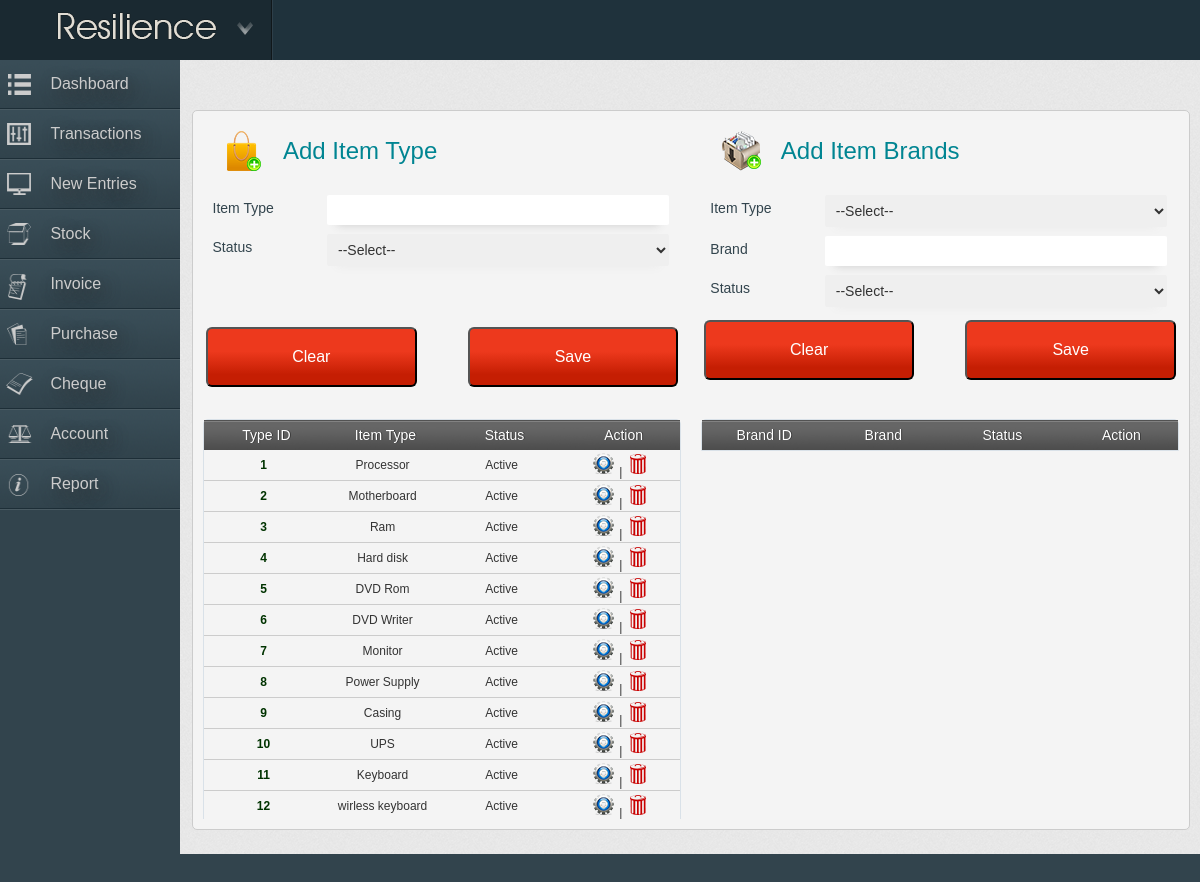
Screenshot of /new-entries/brands.php (signed in) with the database file from the repository.
### tables this page shows
CREATE TABLE IF NOT EXISTS `_itemtype` (
  `typeid` int(11) NOT NULL AUTO_INCREMENT,
  `type` varchar(500) DEFAULT NULL,
  `status` char(1) DEFAULT 'A',
  PRIMARY KEY (`typeid`)
);

### new-entries/brands.php (the view, shortened to what this page needs)
<?php
	$dabasehandle=new _handledatabase();
	$dabasehandle->_connectHost();
?>
<!DOCTYPE html PUBLIC "-//W3C//DTD XHTML 1.0 Transitional//EN" "http://www.w3.org/TR/xhtml1/DTD/xhtml1-transitional.dtd">
<html xmlns="http://www.w3.org/1999/xhtml">
<head>
<link rel="stylesheet" type="text/css" href="../css/style.css"/>
<link href="SpryAssets/SpryValidationTextField.css" rel="stylesheet" type="text/css" />
<link href="SpryAssets/SpryValidationTextarea.css" rel="stylesheet" type="text/css" />
<link href="SpryAssets/SpryValidationSelect.css" rel="stylesheet" type="text/css" />
</head>
<body>
<div id="main-container">
    <div class="row-container">
        <?php require("../header.php"); ?>
    </div>
    <div class="row-container">
    	<div id="left-column">
            <?php require("../menu.php"); ?>
        </div>
        <div id="right-column">
        	<div class="main-text-container">
                <form action="brands.php" name="itemtype" method="post">
        <div class="system-left-column">
        	<div class="row-container" style="margin-bottom:20px;">
                	<div class="system-heading">
                    <table width="100%" border="0" cellspacing="0" cellpadding="0">
                    <tr>
                    <td width="60" align="right"><img src="../images/itm.png" /></td>
                    <td align="left">&nbsp;&nbsp;&nbsp;Add Item Type </td>
                    </tr>
                    </table>
                    </div>
                </div>
            <div class="row-container" >
                <div class="system-text">
                	Item Type
                </div>
                <div class="system-textbox">
                    <input class="s-textbox" type="text" name="type" value="<?php if(isset($_GET['typeid'])){echo $dabasehandle->_getInfo("SELECT type FROM  _itemtype WHERE typeid='".$_GET['typeid']."'","type"); }?>" />
                </div>
            </div>
            <div class="row-container" >
                <div class="system-text">
                	Status
                </div>
                <div class="system-textbox">
                <select class="s-combotbox" name="typestatus">
                        <option value="--Select--" selected="selected">--Select--</option>
                        </select>
                </div>
            </div>
            <div class="row-container" style="margin-top:53px;">
                <table width="100%" border="0">
                    <tr>
                        <td width="50%"><input type="reset" name="clear" class="system-btn-left" value="Clear" onclick="location.reload();" /></td>
                        <td width="50%"><input type="submit" name="typesave" class="system-btn-right" value="<?php if(isset($_GET['typeaction'])){ if($_GET['typeaction']=="Edit"){ echo "Update";}elseif($_GET['typeaction']=="Delete"){ echo "Delete";}else{ echo "Save";}}else{ echo "Save";} ?>"<?php if(isset($_GET['typeaction']) and ($_GET['typeaction']=="search")){ ?> disabled="disabled" <?php }?> /></td>
                    </tr>
                </table>
            </div>
        </div>
        </form>
        <form name="itembrandds" action="brands.php" method="post">
        <div class="system-right-column">
        	<div class="row-container" style="margin-bottom:20px;">
                	<div class="system-heading">
                    <table width="100%" border="0" cellspacing="0" cellpadding="0">
                    <tr>
                    <td width="60" align="right"><img src="../images/itmtype.png" /></td>
                    <td align="left">&nbsp;&nbsp;&nbsp;Add Item Brands </td>
                    </tr>
                    </table>
                    </div>
                </div>
            <div class="row-container" >
                <div class="system-text">
                	Item Type
                </div>
                <div class="system-textbox">
                <select name="type" class="s-combotbox">
                	<option value="--Select--" selected="selected">--Select--</option>
                </select>
                </div>
            </div>
             <div class="row-container" >
                <div class="system-text">
                	Brand
                </div>
                <div class="system-textbox">
                <input type="text" name="brand" class="s-textbox" value="<?php if(isset($_GET['brandid'])){echo $dabasehandle->_getInfo("SELECT brand FROM _itembrand WHERE brandid='".$_GET['brandid']."'","brand"); }?>" />
                </div>
            </div>
             <div class="row-container" >
                <div class="system-text">
                	Status
                </div>
                <div class="system-textbox">
                <select name="brandstatus" class="s-combotbox">
                            <option value="--Select--" selected="selected">--Select--</option>
                        </select>
                </div>
            </div>
             <div class="row-container" style="margin:5px 0px;">
                <table width="100%" border="0">
                    <tr>
                        <td width="50%"><input type="reset" name="clear" class="system-btn-left" value="Clear" onclick="location.reload();" /></td>
                        <td width="50%"><input type="submit" name="brandsave" class="system-btn-right" value="<?php if(isset($_GET['brandaction'])){ if($_GET['brandaction']=="Edit"){ echo "Update";}elseif($_GET['brandaction']=="Delete"){ echo "Delete";}else{ echo "Save";}}else{ echo "Save";} ?>"<?php if(isset($_GET['brandaction']) and ($_GET['brandaction']=="search")){ ?> disabled="disabled" <?php }?> /></td>
                    </tr>
                </table>
            </div>
    </div>
    </form>
    <div class="row-container" style="margin-top:20px;">
        <div class="system-left-column" style="height:400px; overflow-y:scroll;" id="style-3">
        <table width="100%" cellpadding="1px" cellspacing="0" border="0" bordercolor="#CCCCCC" style="border:1px solid #d9e1e8; border-radius:5px 5px 0px 0px; color:#333;">
          <tr style="background:url(../images/table-bg.jpg); background-repeat:repeat-x; height:30px;">
            <td width="25%" align="center"><div class="table-heading"> Type ID</div></td>
            <td width="25%" align="center"><div class="table-heading">Item Type</div></td>
            <td width="25%" align="center"><div class="table-heading">Status</div></td>
            <td width="25%" align="center"><div class="table-heading">Action</div></td>
          </tr>
        <?php
		$totaltype="SELECT * FROM  _itemtype";
		$totaltypeRecord=mysql_query($totaltype);
		$counttottype=mysql_num_rows($totaltypeRecord);
		if($counttottype>0)
		{
			while($totaltypedata=mysql_fetch_array($totaltypeRecord))
			{
		?>
        <tr class="border">
          <td align="center" style="color:#030; font-weight:bold;"><a href="brands.php?typeid=<?php echo $totaltypedata['typeid']; ?>&typeaction=search"><?php echo $totaltypedata['typeid']; ?></a></td>
          <td align="center"><?php echo $totaltypedata['type']; ?></td>
          <td align="center"><?php if($totaltypedata['status']=="A"){ echo "Active";} else if($totaltypedata['status']=="P"){ echo "Pending"; } else if($totaltypedata['status']=="D"){ echo "Deactivated"; } ?></td>
          <td align="center">
          	<a href="brands.php?typeid=<?php echo $totaltypedata['typeid']; ?>&typeaction=Edit"><img src="../images/edit.png" /></a> |
            <a href="brands.php?typeid=<?php echo $totaltypedata['typeid']; ?>&typeaction=Delete"><img src="../images/delete.png" /></a>
          </td>
        </tr>
        <?php
			}
		}
		?>
        </table>
        </div>
        <div class="system-right-column" style="height:400px; overflow-y:scroll;" id="style-3">
        <table width="100%" cellpadding="1px" cellspacing="0" border="0" bordercolor="" style="border:1px solid #d9e1e8; border-radius:5px 5px 0px 0px; color:#333;">
          <tr style="background:url(../images/table-bg.jpg); background-repeat:repeat-x; height:30px;">
            <td width="25%" align="center"><div class="table-heading">Brand ID</div></td>
            <td width="25%" align="center"><div class="table-heading">Brand</div></td>
            <td width="25%" align="center"><div class="table-heading">Status</div></td>
            <td width="25%" align="center"><div class="table-heading">Action</div></td>
          </tr>
      </table>
        </div>
            </div>
        </div>
    </div>
</div>
</body>
</html>

### css/style.css (style rules this page uses)
body { padding:0; margin:0; font-family:Arial, Helvetica, sans-serif; font-size:12px; background:#32444d; }
body table { border-radius:4px; }
a { text-decoration:none; color:inherit; }
a img { border:none; }
#main-container { width:100%; background:url(../images/bg.jpg); }
.row-container { float:left; width:100%; }
#left-column { float:left; width:15%; position:absolute; }
#right-column { float:right; width:83%; background:url(../images/bg.jpg); padding:0% 1% 2% 1%; }
.main-text-container { float:left; width:98%; border:1px #CCCCCC solid; margin-top:50px; padding:1%; border-radius:5px; background:#f4f4f4; }
.system-heading { float:left; width:100%; font-size:24px; color:#008592; text-shadow: 2px 2px 3px rgba(255,255,255,0.1); }
.system-left-column { float:left; width:49%; margin-top:1%; }
.system-right-column { float:right; width:49%; margin-top:1%; }
.system-text { float:left; text-align:left; font-family:Arial, Helvetica, sans-serif; font-size:14px; color:#32444d; padding:1%; margin:1%; width:21%; }
.system-textbox { float:left; margin:1%; width:70%; }
.s-textbox { float:left; padding:2%; color:#32444d; font-size:14px; border-radius:2px; border:none; box-shadow: 0 10px 10px -10px #CCCCCC; width:98%; }
.s-combotbox { float:left; padding:2%; color:#32444d; font-size:14px; color:#333; border-radius:2px; border:none; box-shadow: 0 10px 10px -10px #eaeaea; width:102%; }
.system-btn-left { float:left; width:90%; height:60px; background-image: linear-gradient(bottom, rgb(197,30,3) 19%, rgb(237,57,29) 60%); background-image: -o-linear-gradient(bottom, rgb(197,30,3) 19%, rgb(237,57,29) 60%); background-image: -moz-linear-gradient(bottom, rgb(197,30,3) 19%, rgb(237,57,29) 60%); background-image: -webkit-linear-gradient(bottom, rgb(197,30,3) 19%, rgb(237,57,29) 60%); background-image: -ms-linear-gradient(bottom, rgb(197,30,3) 19%, rgb(237,57,29) 60%); background-image: -webkit-gradient( linear, left bottom, left top, color-stop(0.19, rgb(197,30,3)), color-stop(0.6, rgb(237,57,29)) ); font-family:Arial, Helvetica, sans-serif; font-size:16px; color:#FFF; border-radius:6px; }
.system-btn-right { float:right; width:90%; height:60px; background-image: linear-gradient(bottom, rgb(197,30,3) 19%, rgb(237,57,29) 60%); background-image: -o-linear-gradient(bottom, rgb(197,30,3) 19%, rgb(237,57,29) 60%); background-image: -moz-linear-gradient(bottom, rgb(197,30,3) 19%, rgb(237,57,29) 60%); background-image: -webkit-linear-gradient(bottom, rgb(197,30,3) 19%, rgb(237,57,29) 60%); background-image: -ms-linear-gradient(bottom, rgb(197,30,3) 19%, rgb(237,57,29) 60%); background-image: -webkit-gradient( linear, left bottom, left top, color-stop(0.19, rgb(197,30,3)), color-stop(0.6, rgb(237,57,29)) ); font-family:Arial, Helvetica, sans-serif; font-size:16px; color:#FFF; border-radius:6px; }
.table-heading { float:left; font-weight:normal; font-size:14px; width:95%; padding-left:5%; text-shadow:1px 0px 0px #3b3b3b; font-family:Arial, Helvetica, sans-serif; color:#FFF; text-align:center; }
.border td, .border th { border-bottom: 1px solid #CCCCCC !important; }

### rows the page displays
_itemtype: typeid "1", type "Processor", status "Active"
_itemtype: typeid "2", type "Motherboard", status "Active"
_itemtype: typeid "3", type "Ram", status "Active"
_itemtype: typeid "4", type "Hard disk", status "Active"
_itemtype: typeid "5", type "DVD Rom", status "Active"
_itemtype: typeid "6", type "DVD Writer", status "Active"
_itemtype: typeid "7", type "Monitor", status "Active"
_itemtype: typeid "8", type "Power Supply", status "Active"
_itemtype: typeid "9", type "Casing", status "Active"
_itemtype: typeid "10", type "UPS", status "Active"
_itemtype: typeid "11", type "Keyboard", status "Active"
_itemtype: typeid "12", type "wirless keyboard", status "Active"
